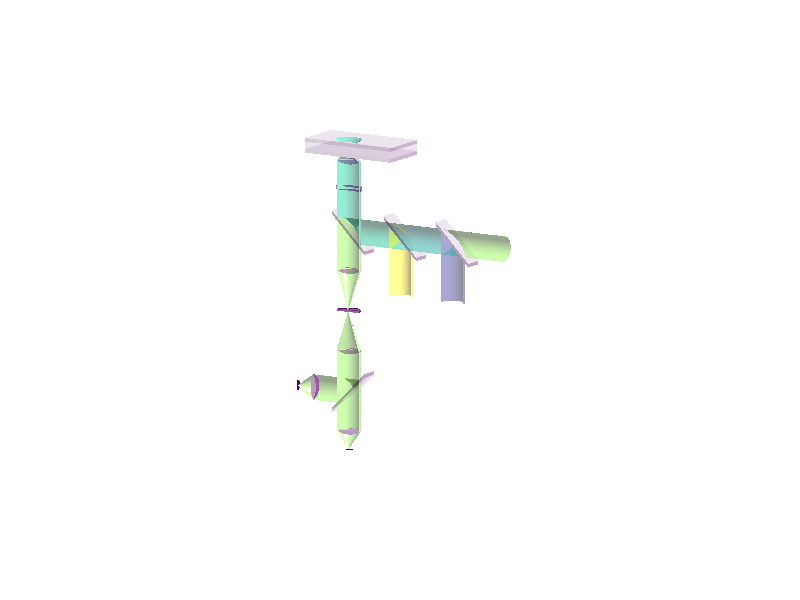

The MATLAB script that drew this image:
% figure for 2color-2focus + optical tweezer confocal setup

flag = 0;

close all
NA = 1.2;
chimax = asin(NA/1.333);
chi = (0:1e2)/100*chimax;
phi = pi/2 + (0:100)/200*2*pi;
foc = 200;
len = 2.1*foc*sin(chimax);

red = 0.8;
lighttransparency = 0.5;

d = 2;
len = 15*foc*sin(chimax);
height = 11*foc;

% Cover glass
surf([0 len], [-len len], -foc*ones(2,2), zeros(2,2),'facealpha', 0.1) 
hold on
surf([0 0; len len], -len*ones(2,2), -foc*[1 d; 1 d], zeros(2,2),'facealpha', 0.3) 
surf(zeros(2,2), [-len -len; len len], -foc*[1 d; 1 d], zeros(2,2),'facealpha', 0.2)
theta0 = 0.8*chimax;
rad = foc*tan(theta0);
theta = asin(1.333*sin(theta0)/1.51);

% Upper cover glass
surf([0 len], [-len len], foc*d*ones(2,2), zeros(2,2),'facealpha', 0.1) 
surf([0 0; len len], -len*ones(2,2), foc*[1 d; 1 d], zeros(2,2),'facealpha', 0.3) 
surf(zeros(2,2), [-len -len; len len], foc*[1 d; 1 d], zeros(2,2),'facealpha', 0.2)

% water layer
surf([0 0; len len], -len*ones(2,2), foc*[-1 1; -1 1], zeros(2,2),'facealpha', 0.1) 
surf(zeros(2,2), [-len -len; len len], foc*[-1 1; -1 1], zeros(2,2),'facealpha', 0.1)

% Light cone
surf([0; -rad]*cos(phi),[0; -rad]*sin(phi),[0; -foc]*ones(1,length(phi)),0.6*ones(2,length(phi)), 'facealpha', lighttransparency)
surf([0; -3*rad]*cos(phi),[0; -3*rad]*sin(phi),[0; 3*foc]*ones(1,length(phi)),0.6*ones(2,length(phi)), 'facealpha', lighttransparency)

surf([-rad; -rad-tan(theta)*(d-1)*foc]*cos(phi),[-rad; -rad-tan(theta)*(d-1)*foc]*sin(phi),...
    [-foc; -d*foc]*ones(1,length(phi)),0.6*ones(2,length(phi)), 'facealpha', lighttransparency)
rad = rad+tan(theta)*(d-1)*foc;
surf([-rad; -rad-tan(theta0)*foc]*cos(phi), [-rad; -rad-tan(theta0)*foc]*sin(phi),...
    [-d*foc; -(d+1)*foc]*ones(1,length(phi)), 0.6*ones(2,length(phi)), 'facealpha', lighttransparency)
rad = rad+tan(theta0)*foc;
surf(-rad*[1;1]*cos(phi), -rad*[1;1]*sin(phi), [-(d+1)*foc*ones(1,length(phi)); -2*height-rad*sin(phi)], 0.6*ones(2,length(phi)), 'facealpha', lighttransparency)
surf(-rad*[1;1]*cos(phi), -rad*[1;1]*sin(phi), [-2*height-rad*sin(phi); -3*height*ones(1,length(phi))], 0.8*ones(2,length(phi)), 'facealpha', lighttransparency)
surf(-rad*[1;0]*cos(phi), -rad*[1;0]*sin(phi), [-3*height*ones(1,length(phi)); -4*height*ones(1,length(phi))], 0.8*ones(2,length(phi)), 'facealpha', lighttransparency)
surf(-rad*[0;1]*cos(phi), -rad*[0;1]*sin(phi), [-4*height*ones(1,length(phi)); -5*height*ones(1,length(phi))], 0.8*ones(2,length(phi)), 'facealpha', lighttransparency)
surf(-rad*[1;1]*cos(phi), -rad*[1;1]*sin(phi), [-5*height*ones(1,length(phi)); -7*height*ones(1,length(phi))], 0.8*ones(2,length(phi)), 'facealpha', lighttransparency)

len = 1.1*rad;
% DIC prism
surf(-len*[0;1]*cos(phi), -len*[0;1]*sin(phi), -height*[1;1]*ones(size(phi)), 0*ones(2,length(phi)), 'facealpha', lighttransparency)
surf(-len*[0;1]*cos(phi), -len*[0;1]*sin(phi), -(height-foc)*[1;1]*ones(size(phi)), 0*ones(2,length(phi)), 'facealpha', lighttransparency)
surf(-len*[1;1]*cos(phi), -len*[1;1]*sin(phi), -height-[-foc;0]*ones(size(phi)), 0*ones(2,length(phi)), 'facealpha', lighttransparency)
surf([0 0], [len -len], -height-[0 0; -1 -1]*foc, zeros(2,2),'facealpha', 0.1) 

len = 1.5*rad;
% Dichroic
surf(-rad*[1;1]*cos(phi), [-sin(phi)*rad; -sin(phi)*rad-1.5*height*ones(1,length(phi))], -2*height-rad*[1;1]*sin(phi), 0.6*ones(2,length(phi)), 'facealpha', lighttransparency)
surf([0 len], [-len len], -2*height-[1 1; -1 -1]*len, zeros(2,2),'facealpha', 0.1) 
surf([0 len], [-len len], -2*height-foc-[1 1; -1 -1]*len, zeros(2,2),'facealpha', 0.1)
surf([0 len; 0 len], -len*ones(2), -2*height-len+[-foc -foc; 0 0], zeros(2,2),'facealpha', 0.3) 
surf(zeros(2), -len*[1 -1; 1 -1], -2*height+[-foc-len -foc+len; -len +len], zeros(2,2),'facealpha', 0.3) 

% Laser beam combiner
surf([0 len], [-len len]-3*height, -2*height-[1 1; -1 -1]*len, zeros(2,2),'facealpha', 0.1) 
surf([0 len], [-len len]-3*height, -2*height-foc-[1 1; -1 -1]*len, zeros(2,2),'facealpha', 0.1)
surf([0 len; 0 len], -len*ones(2)-3*height, -2*height-len+[-foc -foc; 0 0], zeros(2,2),'facealpha', 0.3) 
surf(zeros(2), -len*[1 -1; 1 -1]-3*height, -2*height+[-foc-len -foc+len; -len +len], zeros(2,2),'facealpha', 0.3) 
surf(-rad*[1;1]*cos(phi), -3*height-rad*[1;1]*sin(phi), [-2*height-rad*sin(phi); -3.5*height*ones(1,length(phi))], 0.2*ones(2,length(phi)), 'facealpha', lighttransparency)
surf(-rad*[1;1]*cos(phi), [-3*height-rad*sin(phi); -4.5*height*ones(1,length(phi))], -2*height-rad*[1;1]*sin(phi), 0.8*ones(2,length(phi)), 'facealpha', lighttransparency)
surf(-rad*[1;1]*cos(phi), [-sin(phi)*rad-1.5*height*ones(1,length(phi)); -sin(phi)*rad-3*height*ones(1,length(phi))], -2*height-rad*[1;1]*sin(phi), 0.5*ones(2,length(phi)), 'facealpha', lighttransparency)

% Optical tweezer coupler
surf([0 len], [-len len]-1.5*height, -2*height-[1 1; -1 -1]*len, zeros(2,2),'facealpha', 0.1) 
surf([0 len], [-len len]-1.5*height, -2*height-foc-[1 1; -1 -1]*len, zeros(2,2),'facealpha', 0.1)
surf([0 len; 0 len], -len*ones(2)-1.5*height, -2*height-len+[-foc -foc; 0 0], zeros(2,2),'facealpha', 0.3) 
surf(zeros(2), -len*[1 -1; 1 -1]-1.5*height, -2*height+[-foc-len -foc+len; -len +len], zeros(2,2),'facealpha', 0.3) 
surf(-rad*[1;1]*cos(phi), -1.5*height-rad*[1;1]*sin(phi), [-2*height-rad*sin(phi); -3.5*height*ones(1,length(phi))], 1*ones(2,length(phi)), 'facealpha', lighttransparency)
% surf(-rad*[1;1]*cos(phi), [-1.5*height-rad*sin(phi); -2*height*ones(1,length(phi))], -2*height-rad*[1;1]*sin(phi), 0.5*ones(2,length(phi)), 'facealpha', lighttransparency)
% surf(-rad*[1;1]*cos(phi), [1.5*height*ones(1,length(phi)); -0.5*height-rad*sin(phi)], -2*height-rad*[1;1]*sin(phi), 0.6*ones(2,length(phi)), 'facealpha', lighttransparency)

% Beam Splitter
surf(-rad*[1;1]*cos(phi), [+sin(phi)*rad; height*ones(1,length(phi))], -6*height-rad*[1;1]*sin(phi), 0.8*ones(2,length(phi)), 'facealpha', lighttransparency)
surf([0 len], [-len len], -6*height+[1 1; -1 -1]*len, zeros(2,2),'facealpha', 0.1) 
surf([0 len], [-len len], -6*height-foc+[1 1; -1 -1]*len, zeros(2,2),'facealpha', 0.1)         
surf([0 len; 0 len], -len*ones(2), -6*height+len+[-foc -foc; 0 0], zeros(2,2),'facealpha', 0.3) 
surf(zeros(2), -len*[1 -1; 1 -1], -6*height+[-foc+len -foc-len; len -len], zeros(2,2),'facealpha', 0.3) 

% Objective
rho = (0:50)'/50*rad;
lens = 1.5e3;
surf(-rho*cos(phi), -rho*sin(phi), -(d+1)*foc-(sqrt(lens^2-rad^2)-sqrt(lens^2-rho.^2))*ones(1,length(phi)), 0*ones(length(rho),length(phi)), 'facealpha', 0.4)
surf(-rho*cos(phi), -rho*sin(phi), -(d+1)*foc+(sqrt(lens^2-rad^2)-sqrt(lens^2-rho.^2))*ones(1,length(phi)), 0*ones(length(rho),length(phi)), 'facealpha', 0.4)

% 1. Lens
rho = (0:50)'/50*rad;
lens = 1.5e3;
surf(-rho*cos(phi), -rho*sin(phi), -3*height-(sqrt(lens^2-rad^2)-sqrt(lens^2-rho.^2))*ones(1,length(phi)), 0*ones(length(rho),length(phi)), 'facealpha', 0.4)
surf(-rho*cos(phi), -rho*sin(phi), -3*height+(sqrt(lens^2-rad^2)-sqrt(lens^2-rho.^2))*ones(1,length(phi)), 0*ones(length(rho),length(phi)), 'facealpha', 0.4)

% 2. Lens
rho = (0:50)'/50*rad;
lens = 1.5e3;
surf(-rho*cos(phi), -rho*sin(phi), -5*height-(sqrt(lens^2-rad^2)-sqrt(lens^2-rho.^2))*ones(1,length(phi)), 0*ones(length(rho),length(phi)), 'facealpha', 0.4)
surf(-rho*cos(phi), -rho*sin(phi), -5*height+(sqrt(lens^2-rad^2)-sqrt(lens^2-rho.^2))*ones(1,length(phi)), 0*ones(length(rho),length(phi)), 'facealpha', 0.4)

% 3. Lens
rho = (0:50)'/50*rad;
lens = 1.5e3;
surf(-rho*cos(phi), -rho*sin(phi), -7*height-(sqrt(lens^2-rad^2)-sqrt(lens^2-rho.^2))*ones(1,length(phi)), 0*ones(length(rho),length(phi)), 'facealpha', 0.4)
surf(-rho*cos(phi), -rho*sin(phi), -7*height+(sqrt(lens^2-rad^2)-sqrt(lens^2-rho.^2))*ones(1,length(phi)), 0*ones(length(rho),length(phi)), 'facealpha', 0.4)

% 4. Lens
rho = (0:50)'/50*rad;
lens = 1.5e3;
surf(-rho*cos(phi), height-(sqrt(lens^2-rad^2)-sqrt(lens^2-rho.^2))*ones(1,length(phi)), -6*height-rho*sin(phi),  0*ones(length(rho),length(phi)), 'facealpha', 0.4)
surf(-rho*cos(phi), height+(sqrt(lens^2-rad^2)-sqrt(lens^2-rho.^2))*ones(1,length(phi)), -6*height-rho*sin(phi), 0*ones(length(rho),length(phi)), 'facealpha', 0.4)

% Detectors
surf(-rad*[1;0]*cos(phi), -rad*[1;0]*sin(phi), -7*height-[0;5*foc]*ones(1,length(phi)), 0.8*ones(2,length(phi)), 'facealpha', lighttransparency)
surf(-rad*[1;0]*cos(phi), height+[0;5*foc]*ones(1,length(phi)), -6*height-rad*[1;0]*sin(phi), 0.8*ones(2,length(phi)), 'facealpha', lighttransparency)
surf(-rad*[0.4;0]*cos(phi), -rad*[0.4;0]*sin(phi), -7*height-5*foc*ones(2,length(phi)), 0.*ones(2,length(phi)))
surf(-rad*[0.4;0]*cos(phi), height+5*foc*ones(2,length(phi)), -6*height-rad*[0.4;0]*sin(phi), 0.*ones(2,length(phi)))

% Pinhole
surf(-[rad;100]*cos(phi), -[rad;100]*sin(phi), -foc/4-4*height*ones(2,length(phi)), 0.*ones(2,length(phi)), 'facealpha', 0.6)
surf(-[rad;100]*cos(phi), -[rad;100]*sin(phi), foc/4-4*height*ones(2,length(phi)), 0.*ones(2,length(phi)), 'facealpha', 0.6)
surf(-[rad;rad]*cos(phi), -[rad;rad]*sin(phi), [foc/4;-foc/4]*ones(1,length(phi))-4*height, 0.*ones(2,length(phi)), 'facealpha', 0.8)

% % Water drop
% rad = 1000;
% rho = (0:50)'/50*rad;
% lens = 1.2*rad;
% surf(-rho*cos(phi), -rho*sin(phi), -foc-(sqrt(lens^2-rad^2)-sqrt(lens^2-rho.^2))*ones(1,length(phi)), 0*ones(length(rho),length(phi)), 'facealpha', 0.4)
% rho = (-50:50)'/50*rad;
% surf(zeros(length(rho),2), [rho rho], [zeros(size(rho))-foc -foc-(sqrt(lens^2-rad^2)-sqrt(lens^2-rho.^2))], 0*ones(length(rho),2), 'facealpha', 0.3)


% [x,y,z] = sphere(50);
% surf(30*x,30*y,30*z,zeros(size(x)));

hold off

caxis([0 1])
shading interp
axis image
axis off
view([-58 11])
material shiny
camlight
camlight
